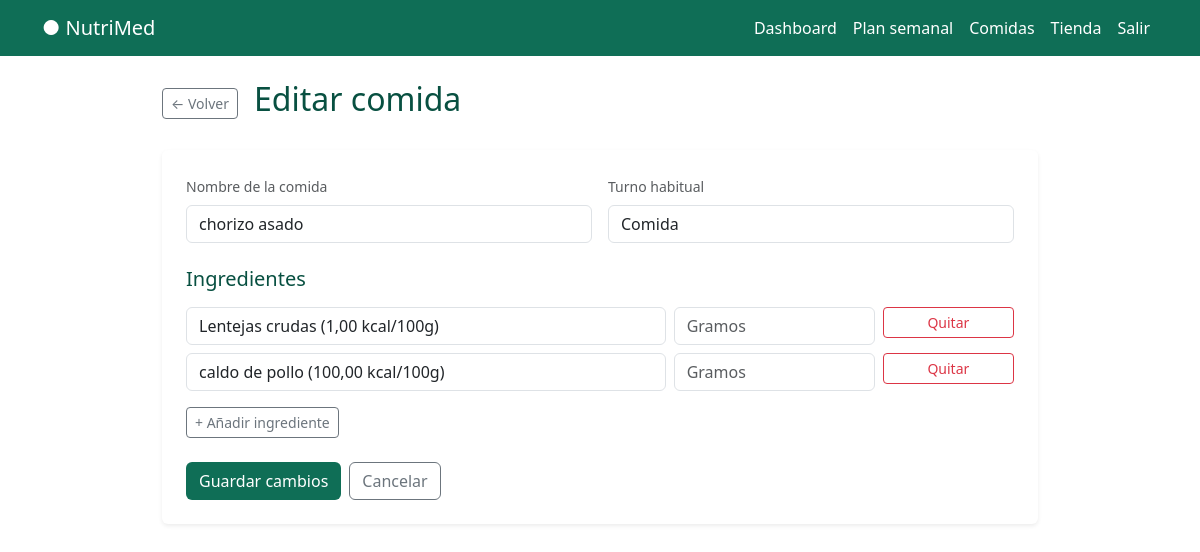
Screenshot of /alimentos/comidas/10/editar/ (signed in) with the database file from the repository.
### alimentos/models.py (models this page shows, shortened)
class Comida(models.Model):
    TURNOS = [
            ('desayuno', 'Desayuno'),
            ('almuerzo', 'Almuerzo'),
            ('comida', 'Comida'),
            ('merienda', 'Merienda'),
            ('cena', 'Cena'),
        ]
    usuario = models.ForeignKey(User, on_delete=models.CASCADE)
    nombre = models.CharField(max_length=200)
    turno = models.CharField(max_length=20, choices=TURNOS)
    ingredientes = models.ManyToManyField(Alimentos, through="ComidaIngrediente")
    creado = models.DateTimeField(auto_now_add=True)
    class Meta:
        ordering = ['nombre']

class ComidaIngrediente(models.Model):
    comida = models.ForeignKey(Comida, on_delete=models.CASCADE)
    alimento = models.ForeignKey(Alimentos, on_delete=models.CASCADE)
    cantidad = models.DecimalField(max_digits=6, decimal_places=2, help_text='Cantidad')

class Alimentos(models.Model):
    GRUPOS = [
       ('verdura', 'Verdura'),
        ('fruta', 'Fruta'),
        ('cereal', 'Cereal'),
        ('legumbre', 'Legumbre'),
        ('proteina', 'Proteína'),
        ('lacteo', 'Lácteo'),
        ('grasa', 'Grasa'),
        ('otro', 'Otro'),
    ]
    PERFIL = [
         ('apto', 'Apto'),
        ('moderado', 'Moderado'),
        ('evitar', 'Evitar'),
    ]
    usuario = models.ForeignKey(User, on_delete=models.CASCADE)
    nombre = models.CharField(max_length=200)
    grupo = models.CharField(max_length=50, choices=GRUPOS)
    calorias = models.DecimalField(max_digits=6, decimal_places=2)
    proteinas = models.DecimalField(max_digits=5, decimal_places=2)
    hidratos = models.DecimalField(max_digits=5, decimal_places=2)
    grasas = models.DecimalField(max_digits=5, decimal_places=2)
    fibra = models.DecimalField(max_digits=5, decimal_places=2, default=0)
    sodio = models.DecimalField(max_digits=6, decimal_places=2, default=0)
    perfil_medico = models.CharField(max_length=20, choices=PERFIL, default='apto')
    notas = models.TextField(blank=True)
    creado = models.DateTimeField(auto_now_add=True)
    class Meta:
        ordering = ['nombre']

### alimentos/views.py (the view, shortened to what this page needs)
# urls.py: path('comidas/<int:id>/editar/', views.editar_comida, name='editar_comida')
@login_required
def editar_comida(request, id):
    repo = ComidaRepository(request.user)
    comida, ingredientes = repo.get_with_ingredientes(id)
    alimentos = AlimentoRepository(request.user).get_all()
    context = {
        'comida': comida,
        'ingredientes': ingredientes,
        'alimentos': alimentos,
        'turnos': Comida.TURNOS,
    }
    return render(request, 'alimentos/comidas_editar.html', context)

### alimentos/repositories.py (called while the page is built)
    def get_all(self):
        return Alimentos.objects.filter(usuario=self.usuario)

    def get_by_id(self, id):
        return Comida.objects.get(id=id, usuario=self.usuario)

    def get_with_ingredientes(self, id):
        comida = self.get_by_id(id)
        ingredientes = comida.comidaingrediente_set.select_related('alimento').all()
        return comida, ingredientes

### templates/alimentos/comidas_editar.html (shortened to what this page needs)
{% extends 'base.html' %}
{% block content %}
<div class="container py-4" style="max-width:900px">
  <div class="d-flex align-items-center gap-3 mb-4">
    <a href="{% url 'lista_comidas' %}" class="btn btn-outline-secondary btn-sm">← Volver</a>
    <h2 style="color:#085041">Editar comida</h2>
  </div>
  <div class="card border-0 shadow-sm p-4">
    <form method="POST">
      <div class="row g-3 mb-4">
        <div class="col-md-6">
          <label class="form-label small text-muted">Nombre de la comida</label>
          <input type="text" name="nombre" class="form-control" value="{{ comida.nombre }}" required>
        </div>
        <div class="col-md-6">
          <label class="form-label small text-muted">Turno habitual</label>
          <select name="turno" class="form-control" required>
            {% for val, label in turnos %}
              <option value="{{ val }}" {% if comida.turno == val %}selected{% endif %}>{{ label }}</option>
            {% endfor %}
          </select>
        </div>
      </div>
      <h5 style="color:#085041" class="mb-3">Ingredientes</h5>
      <div id="ingredientes-container">
        {% for ci in ingredientes %}
        <div class="row g-2 mb-2 ingrediente-row">
          <div class="col-md-7">
            <select name="ingrediente_id" class="form-control">
              {% for alimento in alimentos %}
                <option value="{{ alimento.id }}" {% if alimento.id == ci.alimento.id %}selected{% endif %}>
                  {{ alimento.nombre }} ({{ alimento.calorias }} kcal/100g)
                </option>
              {% endfor %}
            </select>
          </div>
          <div class="col-md-3">
            <input type="number" name="cantidad" class="form-control" value="{{ ci.cantidad }}" placeholder="Gramos" min="1">
          </div>
          <div class="col-md-2">
            <button type="button" class="btn btn-outline-danger btn-sm w-100" onclick="this.closest('.ingrediente-row').remove()">Quitar</button>
          </div>
        </div>
        {% endfor %}
      </div>
      <button type="button" class="btn btn-outline-secondary btn-sm mt-2" onclick="añadirIngrediente()">
        + Añadir ingrediente
      </button>
      <div class="d-flex gap-2 mt-4">
        <button type="submit" class="btn text-white" style="background:#0F6E56">Guardar cambios</button>
        <a href="{% url 'lista_comidas' %}" class="btn btn-outline-secondary">Cancelar</a>
      </div>
    </form>
  </div>
</div>
{% endblock %}

### rows the page displays
Comida: nombre "chorizo asado", turno "Comida"
ComidaIngrediente: ingrediente_id "Lentejas crudas (1,00 kcal/100g)"
ComidaIngrediente: ingrediente_id "caldo de pollo (100,00 kcal/100g)"
